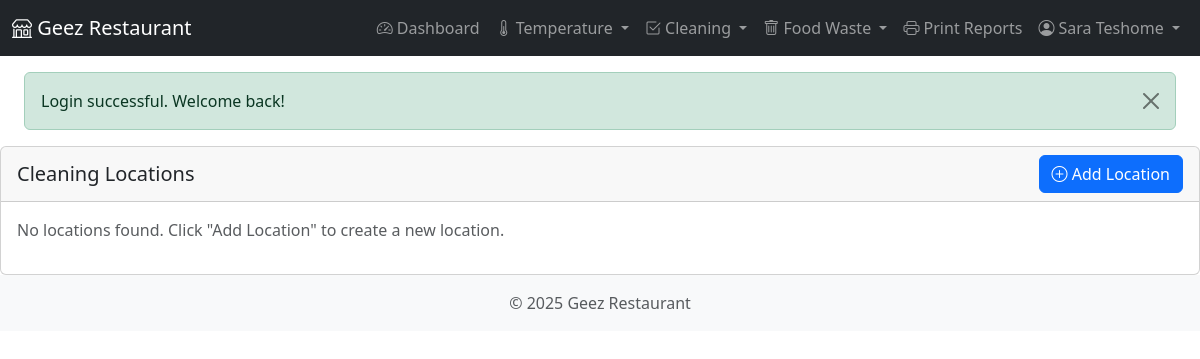
/modules/cleaning/locations.php (signed in), run on an earlier commit of the app's database.
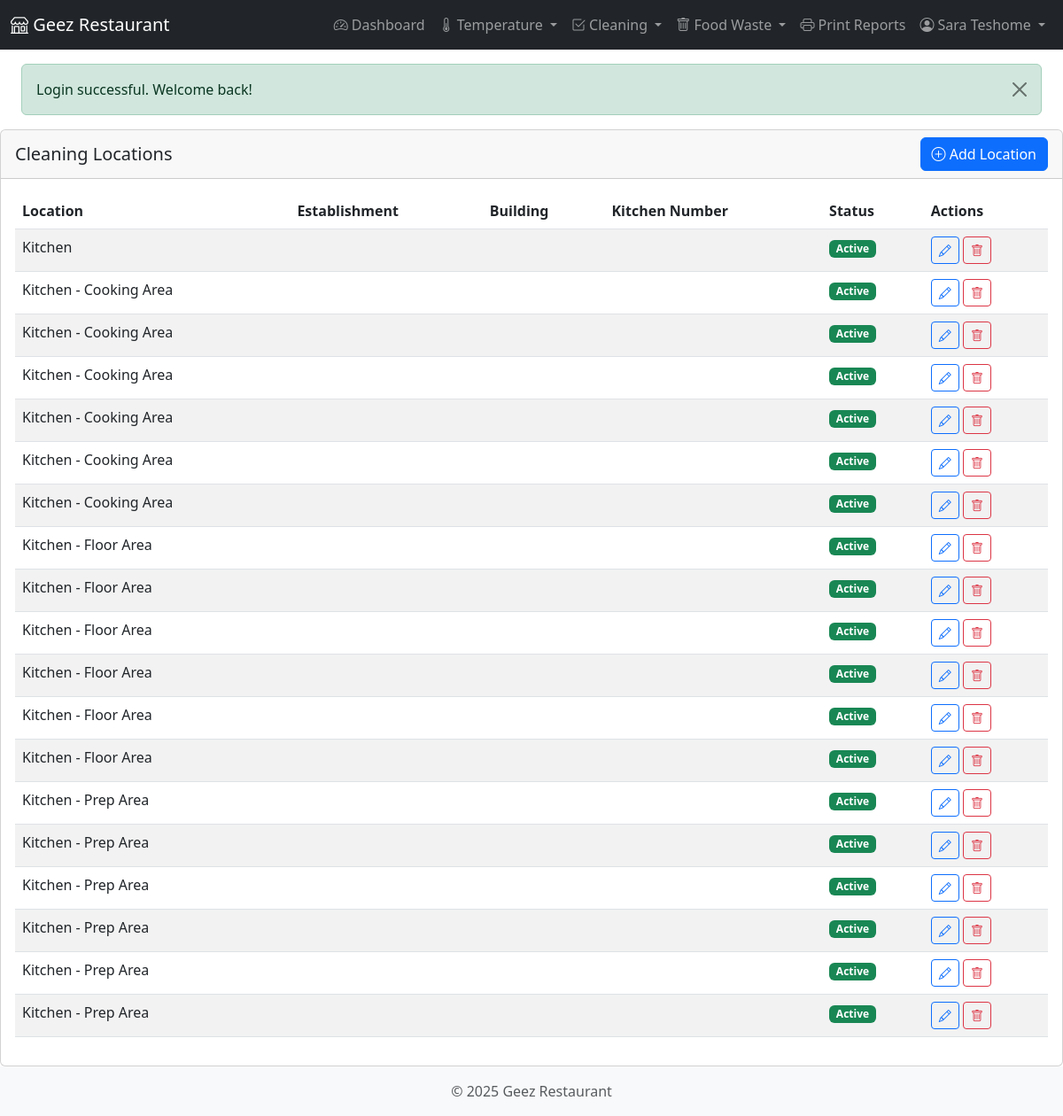
And on a later commit of the database.
### tables this page shows
CREATE TABLE `cleaning_locations` (
  `location_id` int(11) NOT NULL,
  `name` varchar(100) NOT NULL,
  `description` text DEFAULT NULL,
  `is_active` tinyint(1) NOT NULL DEFAULT 1,
  `created_at` datetime NOT NULL,
  `updated_at` datetime DEFAULT NULL
);

### classes/CleaningLocation.php (called while the page is built, shortened)
<?php
class CleaningLocation {
    private $db;
    public function __construct($db) {
        $this->db = $db;
    }
    public function getAll() {
        $sql = "SELECT * FROM cleaning_locations ORDER BY name";
        return $this->db->fetchAll($sql);
    }
}

### classes/Database.php (called while the page is built, shortened)
<?php
class Database {
    private $host = DB_HOST;
    private $dbname = DB_NAME;
    private $username = DB_USER;
    private $password = DB_PASS;
    private $charset = DB_CHARSET;
    private $options = DB_OPTIONS;
    private $pdo;
    public function __construct() {
        $dsn = "mysql:host={$this->host};dbname={$this->dbname};charset={$this->charset}";
        try {
            $this->pdo = new PDO($dsn, $this->username, $this->password, $this->options);
        } catch (PDOException $e) {
            throw new Exception("Database connection failed: " . $e->getMessage());
        }
    }
    public function query($sql, $params = []) {
        try {
            $stmt = $this->pdo->prepare($sql);
            $stmt->execute($params);
            return $stmt;
        } catch (PDOException $e) {
            throw new Exception("Query failed: " . $e->getMessage());
        }
    }
    public function fetchAll($sql, $params = []) {
        $stmt = $this->query($sql, $params);
        return $stmt->fetchAll();
    }
}

### modules/cleaning/locations.php (the view, shortened to what the changed rows need)
<?php
require_once dirname(dirname(dirname(__FILE__))) . '/includes/header.php';
require_once CLASS_PATH . '/CleaningLocation.php';
$location = new CleaningLocation($db);
$all_locations = $location->getAll();
?>
<div class="row">
    <div class="col-md-12">
        <div class="card">
            <div class="card-body">
                <?php if (empty($all_locations)): ?>
                <p class="text-muted">No locations found. Click "Add Location" to create a new location.</p>
                <?php else: ?>
                <div class="table-responsive">
                    <table class="table table-striped table-hover">
                        <thead>
                            <tr>
                                <th>Location</th>
                                <th>Establishment</th>
                                <th>Building</th>
                                <th>Kitchen Number</th>
                                <th>Status</th>
                                <th>Actions</th>
                            </tr>
                        </thead>
                        <tbody>
                            <?php foreach ($all_locations as $loc): ?>
                            <tr>
                                <td><?php echo htmlspecialchars($loc['name'] ?? ''); ?></td>
                                <td><?php echo htmlspecialchars($loc['establishment'] ?? ''); ?></td>
                                <td><?php echo htmlspecialchars($loc['building'] ?? ''); ?></td>
                                <td><?php echo htmlspecialchars($loc['kitchen_number'] ?? ''); ?></td>
                                <td>
                                    <span class="badge bg-<?php echo $loc['is_active'] ? 'success' : 'danger'; ?>">
                                        <?php echo $loc['is_active'] ? 'Active' : 'Inactive'; ?>
                                    </span>
                                </td>
                                <td>
                                    <button type="button" class="btn btn-sm btn-outline-primary"
                                        data-bs-toggle="modal"
                                        data-bs-target="#editLocationModal"
                                        data-location-id="<?php echo $loc['location_id']; ?>"
                                        data-location="<?php echo htmlspecialchars($loc['name'] ?? ''); ?>"
                                        data-establishment="<?php echo htmlspecialchars($loc['establishment'] ?? ''); ?>"
                                        data-building="<?php echo htmlspecialchars($loc['building'] ?? ''); ?>"
                                        data-kitchen-number="<?php echo htmlspecialchars($loc['kitchen_number'] ?? ''); ?>"
                                        data-is-active="<?php echo $loc['is_active']; ?>">
                                        <i class="bi bi-pencil"></i>
                                    </button>
                                    <form method="post" action="" class="d-inline">
                                        <button type="submit" class="btn btn-sm btn-outline-danger"
                                            onclick="return confirm('Are you sure you want to delete this location? This action cannot be undone.')">
                                            <i class="bi bi-trash"></i>
                                        </button>
                                    </form>
                                </td>
                            </tr>
                            <?php endforeach; ?>
                        </tbody>
                    </table>
                </div>
                <?php endif; ?>
            </div>
        </div>
    </div>
</div>
<?php
require_once INCLUDE_PATH . '/footer.php';
?>

What changed in the data, as far as the page shows it:
added cleaning_locations: name "Kitchen", is_active "Active"
added cleaning_locations: name "Kitchen - Cooking Area", is_active "Active"
added cleaning_locations: name "Kitchen - Cooking Area", is_active "Active"
added cleaning_locations: name "Kitchen - Cooking Area", is_active "Active"
added cleaning_locations: name "Kitchen - Cooking Area", is_active "Active"
added cleaning_locations: name "Kitchen - Cooking Area", is_active "Active"
added cleaning_locations: name "Kitchen - Cooking Area", is_active "Active"
added cleaning_locations: name "Kitchen - Floor Area", is_active "Active"
added cleaning_locations: name "Kitchen - Floor Area", is_active "Active"
added cleaning_locations: name "Kitchen - Floor Area", is_active "Active"
added cleaning_locations: name "Kitchen - Floor Area", is_active "Active"
added cleaning_locations: name "Kitchen - Floor Area", is_active "Active"
added cleaning_locations: name "Kitchen - Floor Area", is_active "Active"
added cleaning_locations: name "Kitchen - Prep Area", is_active "Active"
added cleaning_locations: name "Kitchen - Prep Area", is_active "Active"
added cleaning_locations: name "Kitchen - Prep Area", is_active "Active"
added cleaning_locations: name "Kitchen - Prep Area", is_active "Active"
added cleaning_locations: name "Kitchen - Prep Area", is_active "Active"
added cleaning_locations: name "Kitchen - Prep Area", is_active "Active"
Also different on the page:
text no longer shown: "No locations found. Click \"Add Location\" to create a new location."
text now shown: "Location Establishment Building Kitchen Number Status Actions"
